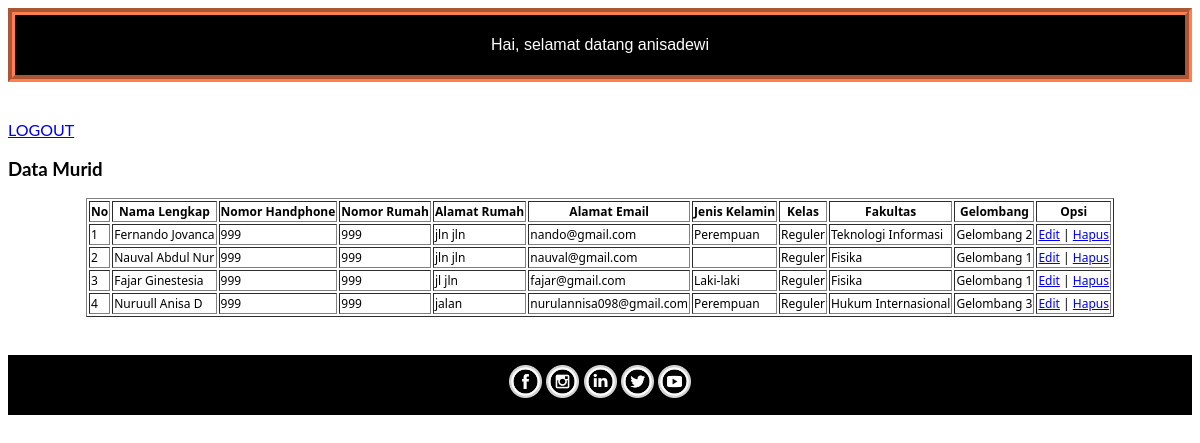
Page /dataadmin.php (signed in) on the committed database.
### tables this page shows
CREATE TABLE `pmb` (
  `id` int(25) NOT NULL,
  `namamahasiswa` varchar(100) NOT NULL,
  `nomorhandphone` int(25) NOT NULL,
  `nomorrumah` int(25) NOT NULL,
  `alamatrumah` varchar(50) NOT NULL,
  `alamatemail` varchar(50) NOT NULL,
  `jeniskelamin` varchar(50) NOT NULL,
  `kelas` varchar(50) NOT NULL,
  `fakultas` varchar(50) NOT NULL,
  `gelombang` varchar(25) NOT NULL
);

### dataadmin.php (the view, shortened to what this page needs)
<!DOCTYPE html PUBLIC "-//W3C//DTD XHTML 1.0 Transitional//EN" "http://www.w3.org/TR/xhtml1/DTD/xhtml1-transitional.dtd">
<html xmlns="http://www.w3.org/1999/xhtml">
<head>
<link rel="stylesheet" type="text/css" href="css/style.css">
<link rel="stylesheet" type="text/css" href="css/akademik.css">
</head>
<body>
<div class="text-border">
					<center><p><?php
echo "Hai, selamat datang ". $_SESSION['username'];?> </p></center>
</div>
<br/>
<br/>
<a href="logout.php">LOGOUT</a>
<h3>Data Murid</h3>
	<table border="1" class="table">
		<tr>
				<th>No</th>
			<th>Nama Lengkap</th>
            <th>Nomor Handphone</th>
            <th>Nomor Rumah </th>
            <th>Alamat Rumah</th>
            <th>Alamat Email</th>
            <th>Jenis Kelamin</th>
            <th>Kelas</th>
            <th>Fakultas</th>
            <th>Gelombang</th>
            <th>Opsi</th>
		</tr>
		<?php
		$query_mysql = mysql_query("SELECT * FROM pmb")or die(mysql_error());
		$nomor = 1;
		while($data = mysql_fetch_array($query_mysql)){
		?>
		<tr>
			<td><?php echo $nomor++; ?></td>
			<td><?php echo $data['namamahasiswa']; ?></td>
            <td><?php echo $data['nomorhandphone']; ?></td>
            <td><?php echo $data['nomorrumah']; ?></td>
            <td><?php echo $data['alamatrumah']; ?></td>
            <td><?php echo $data['alamatemail']; ?></td>
            <td><?php echo $data['jeniskelamin']; ?></td>
            <td><?php echo $data['kelas']; ?></td>
            <td><?php echo $data['fakultas']; ?></td>
                <td><?php echo $data['gelombang']; ?></td>
			<td>
				<a class="edit" href="edit.php?id=<?php echo $data['id']; ?>">Edit</a> |
				<a class="hapus" href="hapus.php?id=<?php echo $data['id']; ?>">Hapus</a>
			</td>
		</tr>
		<?php } ?>
	</table><br /><Br />
<div class="footer">
              <center>
                <a href="facebook.com"><img class="img-circle" src="images/fb.png"/></a>
                    <a href="facebook.com">
                    <img class="img-circle" src="images/ig.png"/></a>
                    <a href="facebook.com">
                    <img class="img-circle" src="images/linked.jpg"/></a>
                    <a href="facebook.com">
                    <img class="img-circle" src="images/twitter.png"/></a>
                    <a href="facebook.com">
                    <img class="img-circle" src="images/yt.png"/></a>
  				</center>
     </div>
    </body></html>

### css/style.css (style rules this page uses)
* { box-sizing: border-box; }
body { font-family: Verdana, sans-serif; }
img { vertical-align: middle; }
table { margin: auto; font-family: "Lucida Sans Unicode", "Lucida Grande", "Segoe Ui"; font-size: 12px; }
.footer { position: inherit; left: 0; bottom: 0; width: 100%; height:60px; background-color: black; color: white; text-align: center; padding-top:10px; }
.img-circle { height:33px; width:33px; }

### css/akademik.css (style rules this page uses)
* { box-sizing: border-box }
body { font-family: "Lato", sans-serif; }
.text-border { padding:5px; border-style: groove; border-width: 7px; border-color: coral; color:#fff; background-color:#000; font-family:Verdana, Arial, Helvetica, sans-serif; }
* { box-sizing: border-box; }
img { margin-bottom: -4px; }

### dataadmin.php (style rules this page uses)
img { width: 100%; height: auto; }

### rows in the picture
pmb: namamahasiswa "Fernando Jovanca", nomorhandphone "999", nomorrumah "999", alamatrumah "jln jln", alamatemail "nando@gmail.com", jeniskelamin "Perempuan", kelas "Reguler", fakultas "Teknologi Informasi", gelombang "Gelombang 2"
pmb: namamahasiswa "Nauval Abdul Nur", nomorhandphone "999", nomorrumah "999", alamatrumah "jln jln", alamatemail "nauval@gmail.com", kelas "Reguler", fakultas "Fisika", gelombang "Gelombang 1"
pmb: namamahasiswa "Fajar Ginestesia", nomorhandphone "999", nomorrumah "999", alamatrumah "jl jln", alamatemail "fajar@gmail.com", jeniskelamin "Laki-laki", kelas "Reguler", fakultas "Fisika", gelombang "Gelombang 1"
pmb: namamahasiswa "Nuruull Anisa D", nomorhandphone "999", nomorrumah "999", alamatrumah "jalan", alamatemail "nurulannisa098@gmail.com", jeniskelamin "Perempuan", kelas "Reguler", fakultas "Hukum Internasional", gelombang "Gelombang 3"

### other values in the picture
$_SESSION['username'] "anisadewi"
